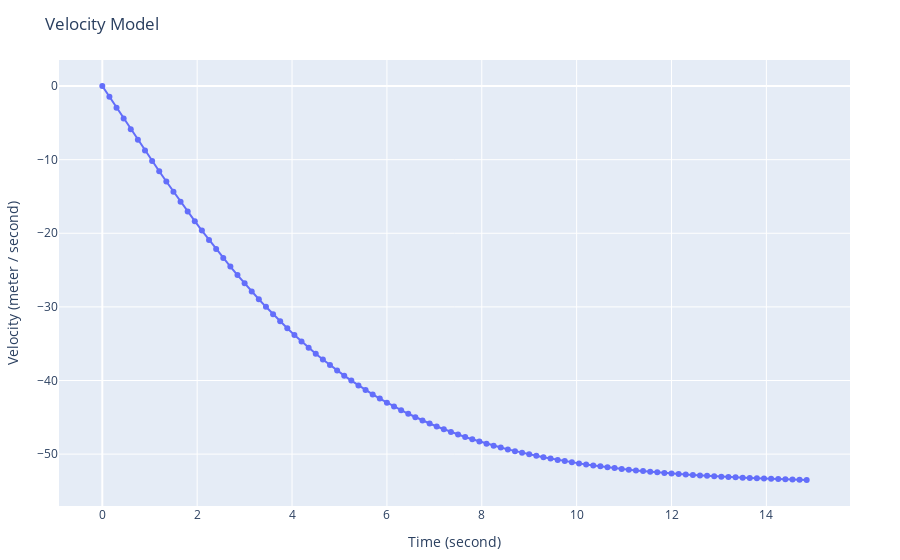

The notebook cell this image was saved under:
### Markdown cell above
Plot the velocity function

### Code cell
plot(
    [
        # Velocity
        scatter(
            mode="markers+lines",
            x=time_axis_sec,
            y=[v_inf * tanh(accel_ms2 * t / v_inf) for t in time_axis_sec],
            name="Velocity"
        ),
    ],
    Layout(
        title="Velocity Model",
        xaxis_title="Time (second)",
        yaxis_title="Velocity (meter / second)",
        legend_title="Legend Title",
    ),
    config=PlotConfig(scrollZoom=true)
)

### Figure 1 — Plotly figure (JSON) as saved in the notebook; plotly's stock layout.template omitted (floating-point values rounded to 4 significant figures)
{"data": [{"mode": "markers+lines", "name": "Velocity", "type": "scatter", "x": [0, 0.15, 0.3, 0.45, 0.6, 0.75, 0.9, 1.05, 1.2, 1.35, 1.5, 1.65, 1.8, 1.95, 2.1, 2.25, 2.4, 2.55, 2.7, 2.85, 3, 3.15, 3.3, 3.45, 3.6, 3.75, 3.9, 4.05, 4.2, 4.35, 4.5, 4.65, 4.8, 4.95, 5.1, 5.25, 5.4, 5.55, 5.7, 5.85, 6, 6.15, 6.3, 6.45, 6.6, 6.75, 6.9, 7.05, 7.2, 7.35, 7.5, 7.65, 7.8, 7.95, 8.1, 8.25, 8.4, 8.55, 8.7, 8.85, 9, 9.15, 9.3, 9.45, 9.6, 9.75, 9.9, 10.05, 10.2, 10.35, 10.5, 10.65, 10.8, 10.95, 11.1, 11.25, 11.4, 11.55, 11.7, 11.85, 12, 12.15, 12.3, 12.45, 12.6, 12.75, 12.9, 13.05, 13.2, 13.35, 13.5, 13.65, 13.8, 13.95, 14.1, 14.25, 14.4, 14.55, 14.7, 14.85], "y": [0, -1.47, -2.937, -4.4, -5.857, -7.305, -8.742, -10.17, -11.58, -12.97, -14.35, -15.7, -17.04, -18.35, -19.64, -20.9, -22.14, -23.35, -24.53, -25.68, -26.8, -27.9, -28.96, -29.99, -30.99, -31.96, -32.9, -33.81, -34.69, -35.54, -36.36, -37.14, -37.9, -38.64, -39.34, -40.02, -40.67, -41.29, -41.89, -42.46, -43.01, -43.54, -44.04, -44.52, -44.98, -45.42, -45.84, -46.24, -46.63, -46.99, -47.34, -47.67, -47.99, -48.29, -48.58, -48.85, -49.11, -49.36, -49.6, -49.82, -50.03, -50.24, -50.43, -50.61, -50.79, -50.95, -51.11, -51.26, -51.4, -51.53, -51.66, -51.78, -51.9, -52.01, -52.11, -52.21, -52.3, -52.39, -52.48, -52.56, -52.63, -52.7, -52.77, -52.84, -52.9, -52.95, -53.01, -53.06, -53.11, -53.16, -53.2, -53.24, -53.28, -53.32, -53.36, -53.39, -53.42, -53.45, -53.48, -53.51]}], "layout": {"legend": {"title": "Legend Title"}, "margin": {"b": 50, "l": 50, "r": 50, "t": 60}, "title": "Velocity Model", "xaxis": {"title": {"text": "Time (second)"}}, "yaxis": {"title": {"text": "Velocity (meter / second)"}}}}
